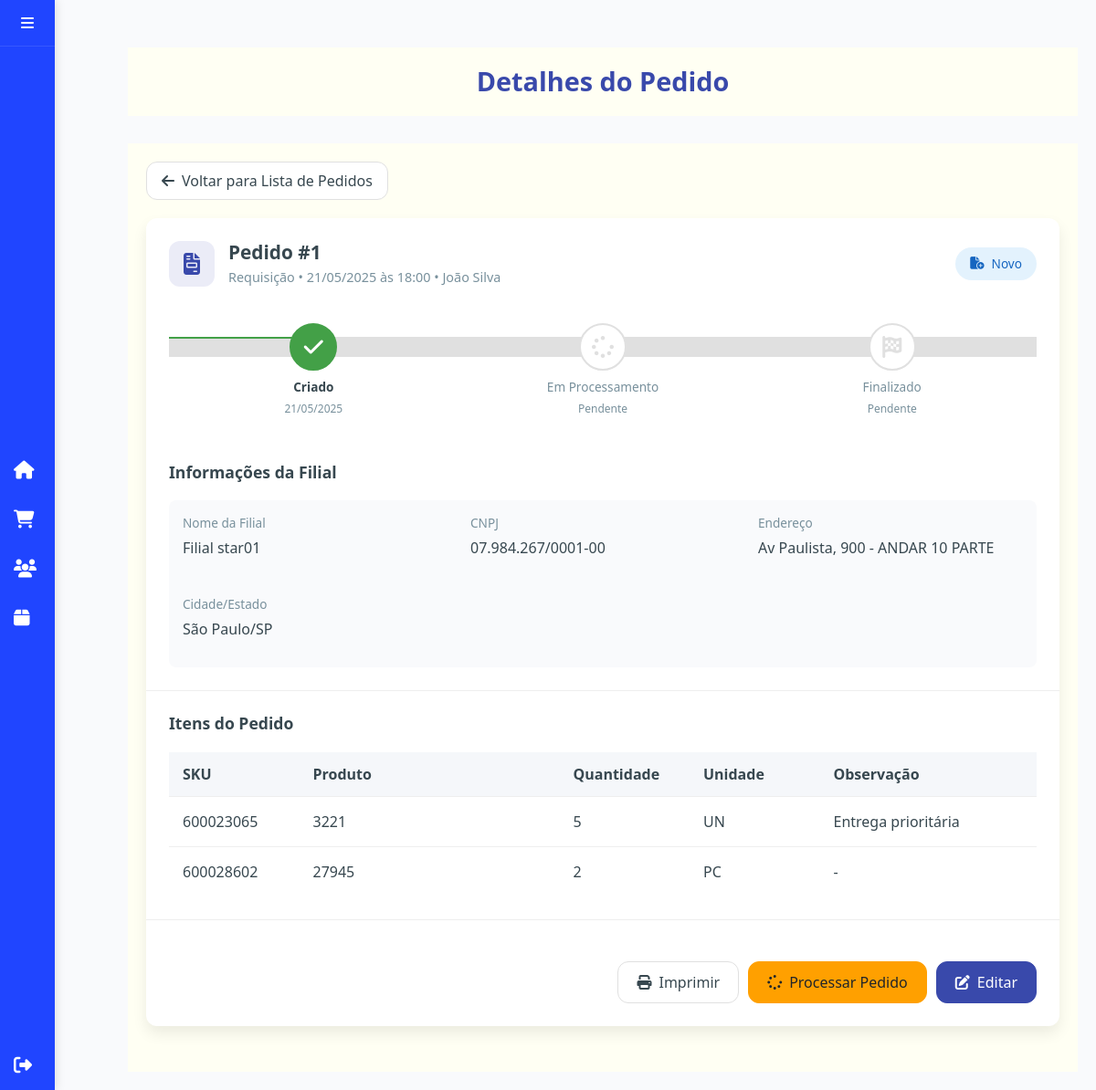
The page /pages/admin/detalhes_pedido.php?id=1 (signed in) on the database its author committed.
### tables this page shows
CREATE TABLE pedidos (
    id INT AUTO_INCREMENT PRIMARY KEY,
    data DATETIME DEFAULT CURRENT_TIMESTAMP,
    tipo_pedido ENUM('requisicao', 'troca', 'doacao', 'devolucao') NOT NULL DEFAULT 'requisicao',
    status ENUM('novo', 'processo', 'finalizado') NOT NULL DEFAULT 'novo',
    filial_usuario_id INT,
    filial_destino_id INT,
    usuario_id INT,
    observacoes TEXT,
    data_processamento DATETIME,
    data_finalizacao DATETIME,
    data_atualizacao DATETIME DEFAULT CURRENT_TIMESTAMP ON UPDATE CURRENT_TIMESTAMP,
    FOREIGN KEY (filial_usuario_id) REFERENCES usuarios(id),
    FOREIGN KEY (filial_destino_id) REFERENCES usuarios(id),
    FOREIGN KEY (usuario_id) REFERENCES usuarios(id)
);

CREATE TABLE usuarios (
    id INT NOT NULL AUTO_INCREMENT PRIMARY KEY,
    username VARCHAR(255) NOT NULL,
    password VARCHAR(255) NOT NULL,
    tipo_usuario INT NOT NULL,
    cnpj VARCHAR(20),
    responsavel VARCHAR(255),
    endereco VARCHAR(255),
    cep VARCHAR(10),
    bairro VARCHAR(100),
    cidade VARCHAR(100),
    uf CHAR(2),
    nome VARCHAR(255),
    data_cadastro DATETIME DEFAULT CURRENT_TIMESTAMP,
    eh_filial BOOLEAN DEFAULT FALSE,
    nome_filial VARCHAR(255) NULL,
    estado CHAR(2) NULL,
    FOREIGN KEY (tipo_usuario) REFERENCES tipo_usuario(id)
);

CREATE TABLE pedido_itens (
    id INT AUTO_INCREMENT PRIMARY KEY,
    pedido_id INT,
    sku INT,
    quantidade INT,
    observacao TEXT,
    data_cadastro DATETIME DEFAULT CURRENT_TIMESTAMP,
    FOREIGN KEY (pedido_id) REFERENCES pedidos(id),
    FOREIGN KEY (sku) REFERENCES produtos(sku)
);

CREATE TABLE produtos (
    sku INT NOT NULL PRIMARY KEY,
    produto VARCHAR(255) NOT NULL,
    grupo VARCHAR(255) NOT NULL,
    unidade_medida VARCHAR(10) DEFAULT 'UN'
);

### pages/admin/detalhes_pedido.php (the view, shortened to what the rows shown need)
<?php
require_once '../../includes/db.php';
$pedido_id = intval($_GET['id']);
$query = "SELECT p.*,
          u_filial.nome_filial AS nome_filial_origem,
          u_filial.cnpj AS cnpj_origem,
          u_filial.endereco AS endereco_origem,
          u_filial.cidade AS cidade_origem,
          u_filial.estado AS estado_origem,
          u_destino.nome_filial AS nome_filial_destino,
          u_destino.cnpj AS cnpj_destino,
          u_destino.endereco AS endereco_destino,
          u_destino.cidade AS cidade_destino,
          u_destino.estado AS estado_destino,
          u.nome as usuario_nome
          FROM pedidos p
          JOIN usuarios u_filial ON p.filial_usuario_id = u_filial.id
          LEFT JOIN usuarios u_destino ON p.filial_destino_id = u_destino.id
          JOIN usuarios u ON p.usuario_id = u.id
          WHERE p.id = ?";
$stmt = $conn->prepare($query);
$stmt->bind_param("i", $pedido_id);
$stmt->execute();
$resultado = $stmt->get_result();
$pedido = $resultado->fetch_assoc();
$query_itens = "SELECT i.*, pr.produto, pr.unidade_medida
                FROM pedido_itens i
                JOIN produtos pr ON i.sku = pr.sku
                WHERE i.pedido_id = ?";
$stmt_itens = $conn->prepare($query_itens);
$stmt_itens->bind_param("i", $pedido_id);
$stmt_itens->execute();
$itens = $stmt_itens->get_result();
$statusInfo = [
    'novo' => [
        'bg' => '#E3F2FD',
        'text' => '#1565C0',
        'icon' => 'fa-file-circle-plus',
        'label' => 'Novo'
    ],
    'processo' => [
        'bg' => '#FFF8E1',
        'text' => '#F57F17',
        'icon' => 'fa-spinner',
        'label' => 'Em Processo'
    ],
    'finalizado' => [
        'bg' => '#E8F5E9',
        'text' => '#2E7D32',
        'icon' => 'fa-circle-check',
        'label' => 'Finalizado'
    ]
];
$tipoPedidoInfo = [
    'requisicao' => [
        'icon' => 'fa-file-invoice',
        'label' => 'Requisição'
    ],
    'troca' => [
        'icon' => 'fa-exchange-alt',
        'label' => 'Troca'
    ],
    'doacao' => [
        'icon' => 'fa-gift',
        'label' => 'Doação'
    ],
    'devolucao' => [
        'icon' => 'fa-undo-alt',
        'label' => 'Devolução'
    ]
];
$currentStatus = $statusInfo[$pedido['status']] ?? $statusInfo['novo'];
$tipoPedido = $tipoPedidoInfo[$pedido['tipo_pedido']] ?? ['icon' => 'fa-question-circle', 'label' => 'Desconhecido'];
?>
<!DOCTYPE html>
<html lang="pt-BR">
<head>
    <link href="https://stackpath.bootstrapcdn.com/bootstrap/4.5.2/css/bootstrap.min.css" rel="stylesheet">
    <link rel="stylesheet" href="https://cdnjs.cloudflare.com/ajax/libs/font-awesome/6.5.0/css/all.min.css">
    <link rel="stylesheet" href="../../css/pedidos.css">
</head>
<body>
    <div class="content">
        <div class="header">
            <h1>Detalhes do Pedido</h1>
        </div>
        <div class="main-content">
            <div class="order-main-card">
                <div class="order-header">
                    <div class="order-id-container">
                        <div class="order-id">
                            <div>
                                <h2 class="order-number">Pedido #<?= $pedido_id ?></h2>
                                <div class="order-date">
                                    <?= ucfirst($tipoPedido['label']) ?> • <?= date('d/m/Y \à\s H:i', strtotime($pedido['data'])) ?> • <?= $pedido['usuario_nome'] ?>
                                </div>
                            </div>
                        </div>
                        <div class="status-container">
                            <div class="status-badge" style="background-color: <?= $currentStatus['bg'] ?>; color: <?= $currentStatus['text'] ?>;">
                                <i class="fas <?= $currentStatus['icon'] ?>"></i>
                                <?= $currentStatus['label'] ?>
                            </div>
                        </div>
                    </div>
                </div>
                <div class="progress-container">
                    <div class="progress-steps">
                        <div class="progress-step completed">
                            <div class="step-icon">
                                <i class="fas fa-check"></i>
                            </div>
                            <div class="step-text">Criado</div>
                            <div class="step-date"><?= date('d/m/Y', strtotime($pedido['data'])) ?></div>
                        </div>
                    </div>
                </div>
                <?php if ($pedido['tipo_pedido'] == 'doacao' && !empty($pedido['filial_destino_id'])): ?>
                <div class="content-section">
                    <h3 class="section-title">Informações das Filiais</h3>
                    <div class="filial-cards">
                        <div class="filial-card origem">
                            <div class="filial-header">
                                <div class="filial-icon origem">
                                    <i class="fas fa-building"></i>
                                </div>
                                <div class="filial-title">Filial de Origem</div>
                            </div>
                            <div class="info-grid">
                                <div class="info-item">
                                    <div class="info-label">Nome da Filial</div>
                                    <div class="info-value"><?= $pedido['nome_filial_origem'] ?></div>
                                </div>
                                <div class="info-item">
                                    <div class="info-label">CNPJ</div>
                                    <div class="info-value">
                                        <?= preg_replace('/(\d{2})(\d{3})(\d{3})(\d{4})(\d{2})/', '$1.$2.$3/$4-$5', $pedido['cnpj_origem']) ?>
                                    </div>
                                </div>
                                <div class="info-item">
                                    <div class="info-label">Endereço</div>
                                    <div class="info-value"><?= $pedido['endereco_origem'] ?></div>
                                </div>
                                <div class="info-item">
                                    <div class="info-label">Cidade/Estado</div>
                                    <div class="info-value"><?= $pedido['cidade_origem'] ?>/<?= $pedido['estado_origem'] ?></div>
                                </div>
                            </div>
                        </div>
                        <div class="filial-card destino">
                            <div class="filial-header">
                                <div class="filial-icon destino">
                                    <i class="fas fa-map-marker-alt"></i>
                                </div>
                                <div class="filial-title">Filial de Destino</div>
                            </div>
                            <div class="info-grid">
                                <div class="info-item">
                                    <div class="info-label">Nome da Filial</div>
                                    <div class="info-value"><?= $pedido['nome_filial_destino'] ?></div>
                                </div>
                                <div class="info-item">
                                    <div class="info-label">CNPJ</div>
                                    <div class="info-value">
                                        <?= preg_replace('/(\d{2})(\d{3})(\d{3})(\d{4})(\d{2})/', '$1.$2.$3/$4-$5', $pedido['cnpj_destino']) ?>
                                    </div>
                                </div>
                                <div class="info-item">
                                    <div class="info-label">Endereço</div>
                                    <div class="info-value"><?= $pedido['endereco_destino'] ?></div>
                                </div>
                                <div class="info-item">
                                    <div class="info-label">Cidade/Estado</div>
                                    <div class="info-value"><?= $pedido['cidade_destino'] ?>/<?= $pedido['estado_destino'] ?></div>
                                </div>
                            </div>
                        </div>
                    </div>
                </div>
                <?php else: ?>
                <div class="content-section">
                    <h3 class="section-title">Informações da Filial</h3>
                    <div class="address-card">
                        <div class="info-grid">
                            <div class="info-item">
                                <div class="info-label">Nome da Filial</div>
                                <div class="info-value"><?= $pedido['nome_filial_origem'] ?></div>
                            </div>
                            <div class="info-item">
                                <div class="info-label">CNPJ</div>
                                <div class="info-value">
                                    <?= preg_replace('/(\d{2})(\d{3})(\d{3})(\d{4})(\d{2})/', '$1.$2.$3/$4-$5', $pedido['cnpj_origem']) ?>
                                </div>
                            </div>
                            <div class="info-item">
                                <div class="info-label">Endereço</div>
                                <div class="info-value"><?= $pedido['endereco_origem'] ?></div>
                            </div>
                            <div class="info-item">
                                <div class="info-label">Cidade/Estado</div>
                                <div class="info-value"><?= $pedido['cidade_origem'] ?>/<?= $pedido['estado_origem'] ?></div>
                            </div>
                        </div>
                    </div>
                </div>
                <?php endif; ?>
                <div class="content-section">
                    <div class="table-responsive">
                        <table class="items-table">
                            <thead>
                                <tr>
                                    <th style="width: 15%">SKU</th>
                                    <th style="width: 30%">Produto</th>
                                    <th style="width: 15%">Quantidade</th>
                                    <th style="width: 15%">Unidade</th>
                                    <th style="width: 25%">Observação</th>
                                </tr>
                            </thead>
                            <tbody>
                                <?php
                                if ($itens->num_rows > 0):
                                    while ($item = $itens->fetch_assoc()):
                                ?>
                                <tr>
                                    <td><?= $item['sku'] ?></td>
                                    <td><?= $item['produto'] ?></td>
                                    <td><?= $item['quantidade'] ?></td>
                                    <td><?= $item['unidade_medida'] ?></td>
                                    <td><?= !empty($item['observacao']) ? $item['observacao'] : '-' ?></td>
                                </tr>
                                <?php
                                    endwhile;
                                else:
                                ?>
                                <tr>
                                    <td colspan="5" class="text-center">Nenhum item encontrado para este pedido.</td>
                                </tr>
                                <?php endif; ?>
                            </tbody>
                        </table>
                    </div>
                </div>
            </div>
        </div>
    </div>
</body>
</html>

### rows shown on the page
pedidos: tipo_pedido "Requisição", data "21/05/2025 às 18:00", usuario.nome "João Silva", status "Novo", data "21/05/2025", filial_usuario.nome_filial "Filial star01", filial_usuario.cnpj "07.984.267/0001-00", filial_usuario.endereco "Av Paulista, 900 - ANDAR 10 PARTE", filial_usuario.cidade "São Paulo", filial_usuario.estado "SP"
pedido_itens: sku "600023065", sku.produto "3221", quantidade "5", sku.unidade_medida "UN", observacao "Entrega prioritária"
pedido_itens: sku "600028602", sku.produto "27945", quantidade "2", sku.unidade_medida "PC"

### other values the page prints
$pedido_id "1"
